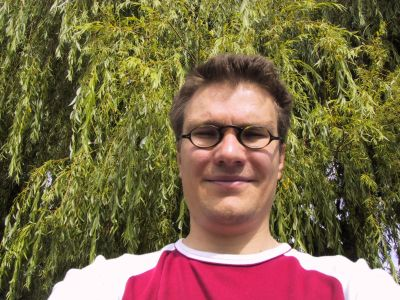
%> input picture SegTool/SegTool/SegToolBox/SegToolBox/images/carsten.jpg, 400 x 300 px
$ octave --eval "SegmentRefine('images/carsten.jpg');"   (GNU Octave 9; MATLAB toolbox functions it lacks are replaced by stand-ins)
%> lines starting %> are read from the running program, lines starting %| are printed output that depends on the picture
function [] = SegmentRefine(ImName)
%> called with ImName = 'images/carsten.jpg'
% SEGMENTREFINE  - Main graph cuts segmentation function
% SEGMENTREFINE(IMNAME) - ImName - Image to segment
% Authors - Mohit Gupta, Krishnan Ramnath
% Affiliation - Robotics Institute, CMU, Pittsburgh
% 2006-05-15

% Global Variables
global sopt ih_img fgpixels bgpixels fgflag segImageHandle;

% GUI specific flag
fgflag = 2;

% Data from GC(AutoCut) or prev GC+LZ(AutoCutRefine)
load('iter_data');

% Stop unnecessary warnings
warning('off','all');

% Read input image
I = imread(ImName);
%> I is the input picture: size 300x400x3 uint8; mean R, G, B 124, 105.9, 71.7
I1 = I(:,:,1);
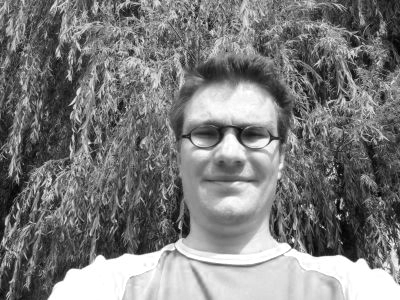
%> I1: size 300x400 uint8; min 0, max 255, mean 124
I2 = I(:,:,2);
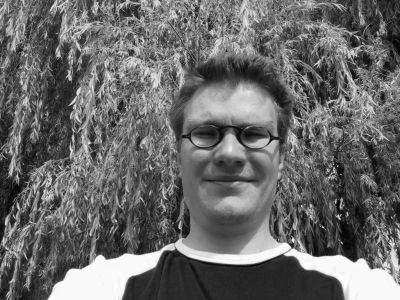
%> I2: size 300x400 uint8; min 0, max 255, mean 105.9
I3 = I(:,:,3);
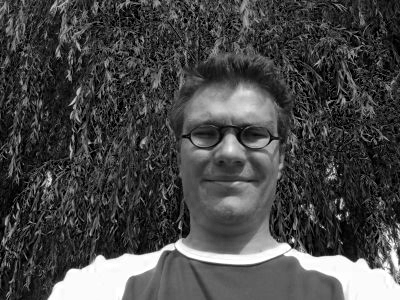
%> I3: size 300x400 uint8; min 0, max 255, mean 71.7

%%%% Final Segmented Image
SegImage = zeros(size(I));

% LZ
% Get Foreground and Background Pixels for Smart Refine
if(~isempty(fgpixels))
    FY = fgpixels(:,1);
    FX = fgpixels(:,2);
end
if(~isempty(bgpixels))
    BY = bgpixels(:,1);
    BX = bgpixels(:,2);
end

% GC - fp bounding rectangle
load rectpts;

%% Width of Strip
%> (the run ends here)
